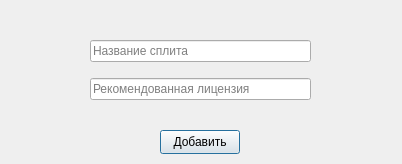
<?xml version="1.0" encoding="UTF-8"?>
<ui version="4.0">
 <class>addSplit</class>
 <widget class="QDialog" name="addSplit">
  <property name="geometry">
   <rect>
    <x>0</x>
    <y>0</y>
    <width>402</width>
    <height>164</height>
   </rect>
  </property>
  <property name="windowTitle">
   <string>Dialog</string>
  </property>
  <widget class="QPushButton" name="pushButton">
   <property name="geometry">
    <rect>
     <x>160</x>
     <y>130</y>
     <width>80</width>
     <height>24</height>
    </rect>
   </property>
   <property name="text">
    <string>Добавить</string>
   </property>
  </widget>
  <widget class="QWidget" name="verticalLayoutWidget">
   <property name="geometry">
    <rect>
     <x>90</x>
     <y>30</y>
     <width>221</width>
     <height>80</height>
    </rect>
   </property>
   <layout class="QVBoxLayout" name="verticalLayout">
    <item>
     <widget class="QLineEdit" name="nameOfSplit">
      <property name="placeholderText">
       <string>Название сплита</string>
      </property>
     </widget>
    </item>
    <item>
     <widget class="QLineEdit" name="License">
      <property name="placeholderText">
       <string>Рекомендованная лицензия</string>
      </property>
     </widget>
    </item>
   </layout>
  </widget>
 </widget>
 <resources/>
 <connections/>
</ui>
